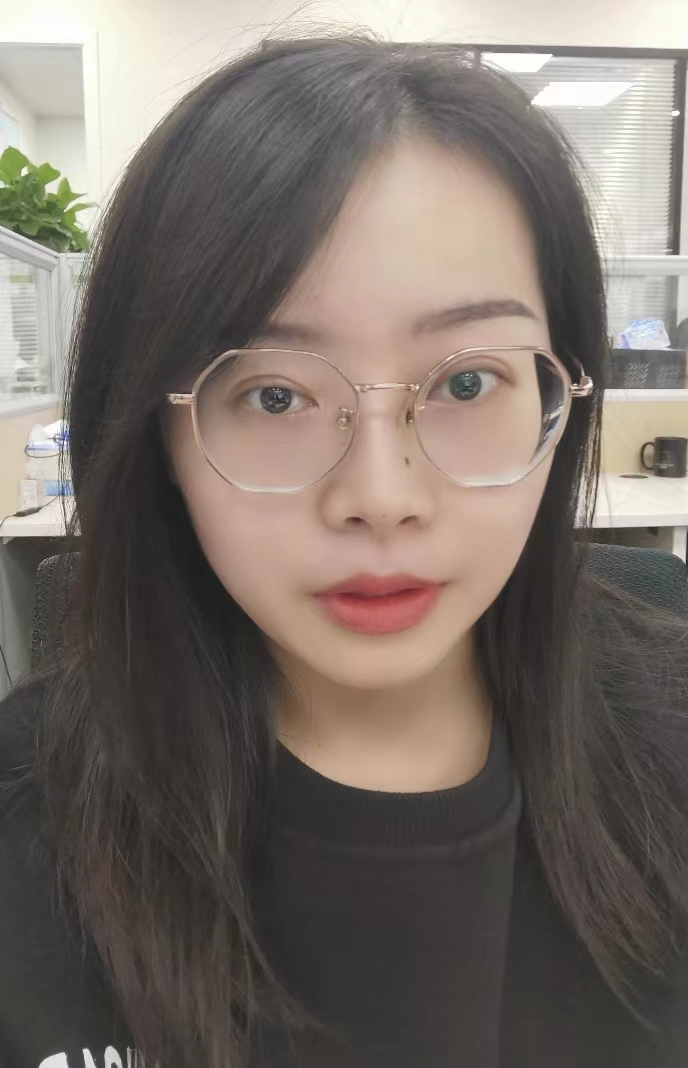
#> input picture opencv/project/calligraphy/imgs/canny1.jpeg, 688 x 1068 px
$ jupyter execute canny.ipynb   (shell and % lines are left out)
#> lines starting #> are read from the running program, lines starting #| are printed output that depends on the picture; after the words box and inside, x2 and y2 are one past the last pixel; in counts of white or black regions, pixels touching at a corner belong together
[cell 1]
# canny边缘检测算法是一种流行的边缘检测方法，由John F. Canny in发明
# 算法具体的推导超出本系列课程应用，但是他主要的步骤如下
# 1.高斯模糊降噪
# 2.使用Sobel filter计算图片像素梯度
# 3.NMS非最大值抑制计算局部最大值
# 4.Hysteresis thresholding 滞后阈值法过滤

# 其中canny的两个参数T_lower、T_upper就是这里的

[cell 2]
# 其实一般我们在使用时，要注意的就是这两个值得选择：

# A 高于阈值 maxVal 所以是真正的边界点，C 虽然低于 maxVal 但高于minVal 并且与 A 相连，所以也被认为是真正的边界点。
# 而 B 就会被抛弃，因为他不仅低于 maxVal 而且不与真正的边界点相连。

# 所以选择合适的 maxVal和 minVal 对于能否得到好的结果非常重要。

[cell 3]
import cv2
import numpy as np
import matplotlib.pyplot as plt

[cell 4]
img = cv2.imread('./imgs/canny1.jpeg')
#> img is the input picture: shape (1068, 688, 3); mean B, G, R 102.9, 110.3, 119.5
img_fixed = cv2.cvtColor(img,cv2.COLOR_BGR2RGB)

[cell 5]
plt.imshow(img_fixed)

[cell 6]
edges1 = cv2.Canny(img.copy(),100,200)
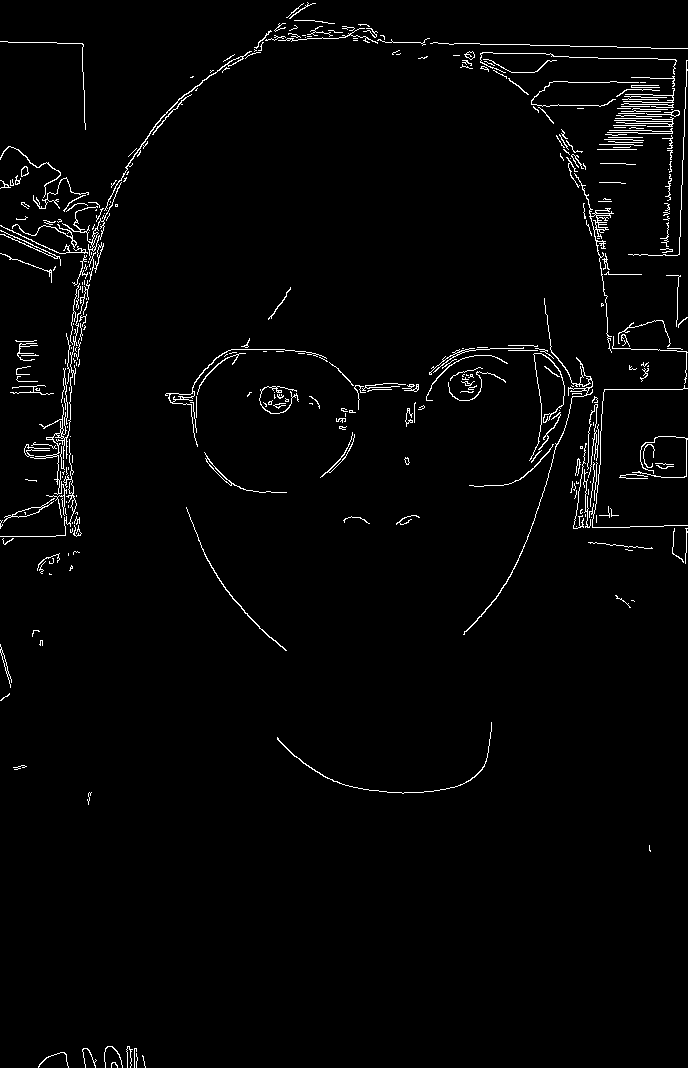
#> edges1: shape (1068, 688); 2.1% white in thin lines or dots
edges2 = cv2.Canny(img.copy(),50,200)
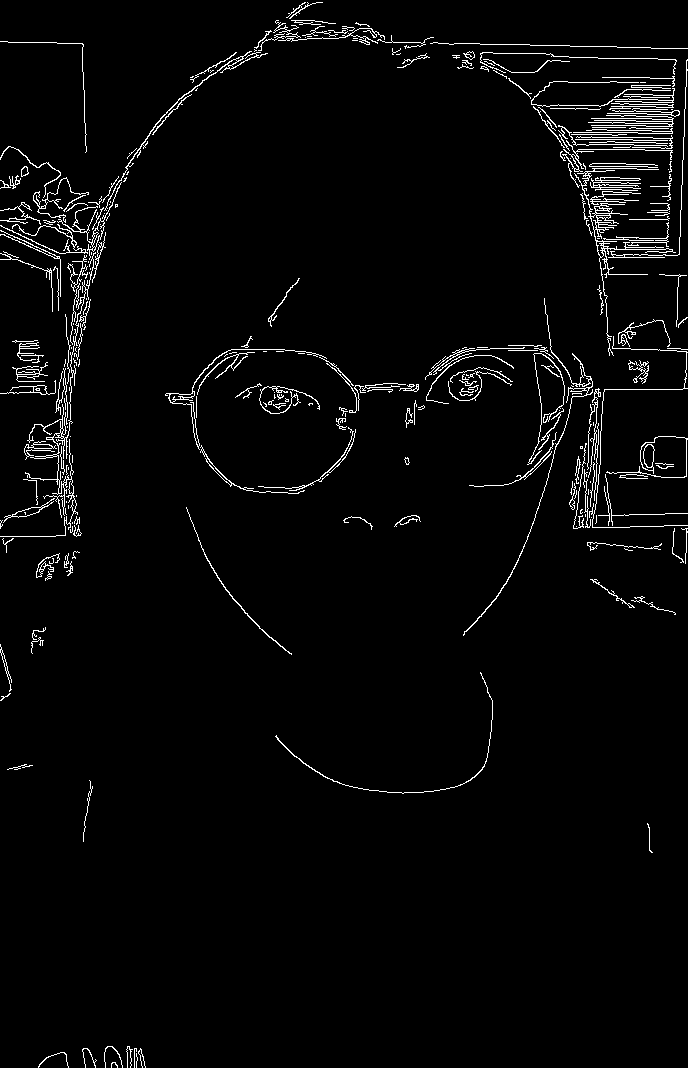
#> edges2: shape (1068, 688); 2.9% white in thin lines or dots
edges3 = cv2.Canny(img.copy(),50,100)
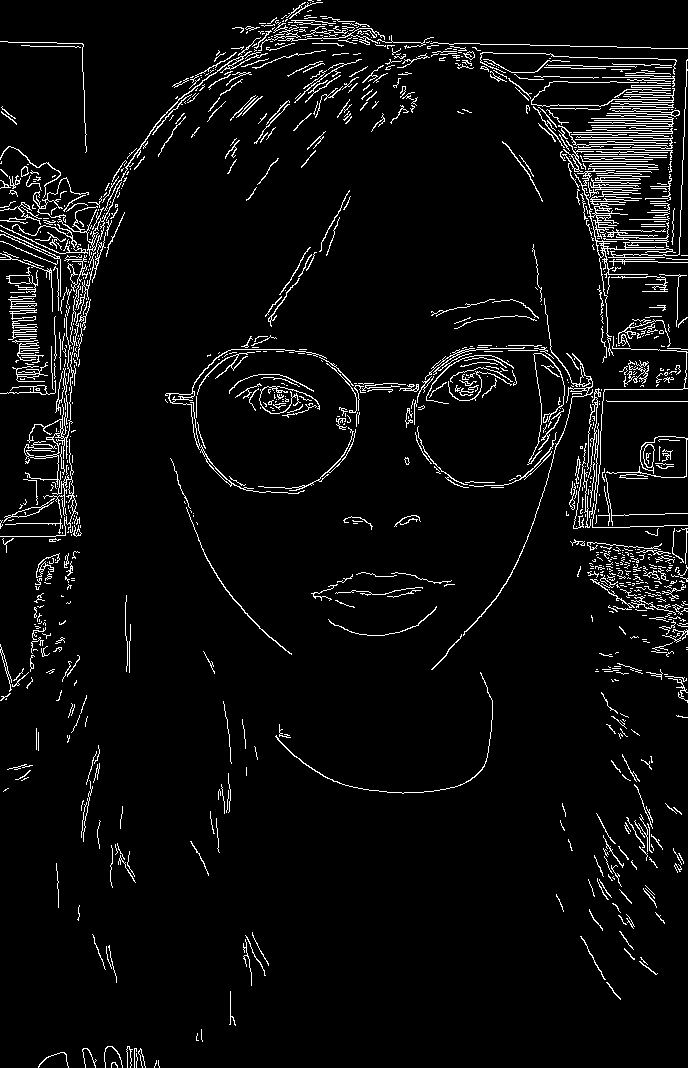
#> edges3: shape (1068, 688); 5% white in thin lines or dots

[cell 7]
fig , (ax1,ax2,ax3,ax4) = plt.subplots(1,4,figsize=(20,8),sharex=True,sharey=True)

ax1.axis('off')
ax1.imshow(img)

ax2.axis('off')
ax2.imshow(edges1,cmap='gray')

ax3.axis('off')
ax3.imshow(edges2,cmap='gray')

ax4.axis('off')
ax4.imshow(edges3,cmap='gray')
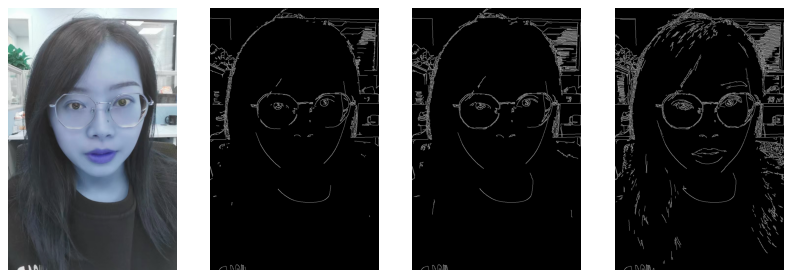
#> figure drawn by matplotlib, 4 panels; B, G, R data is drawn as R, G, B

$ run again, with opencv/project/calligraphy/imgs/canny2.jpeg copied over opencv/project/calligraphy/imgs/canny1.jpeg
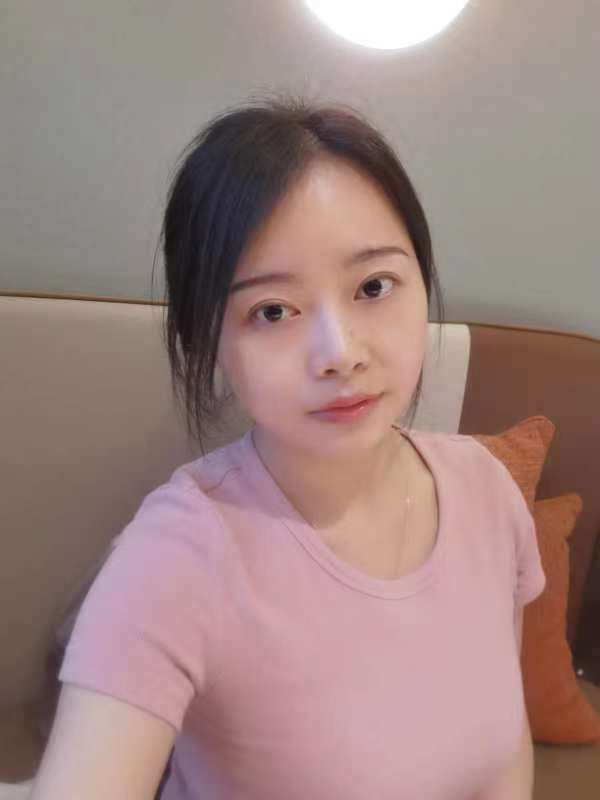
#> input picture opencv/project/calligraphy/imgs/canny2.jpeg, 600 x 800 px
#> img is the input picture: shape (800, 600, 3); mean B, G, R 128.6, 132.1, 158
#> `edges1 = cv2.Canny(img.copy(),100,200)`:
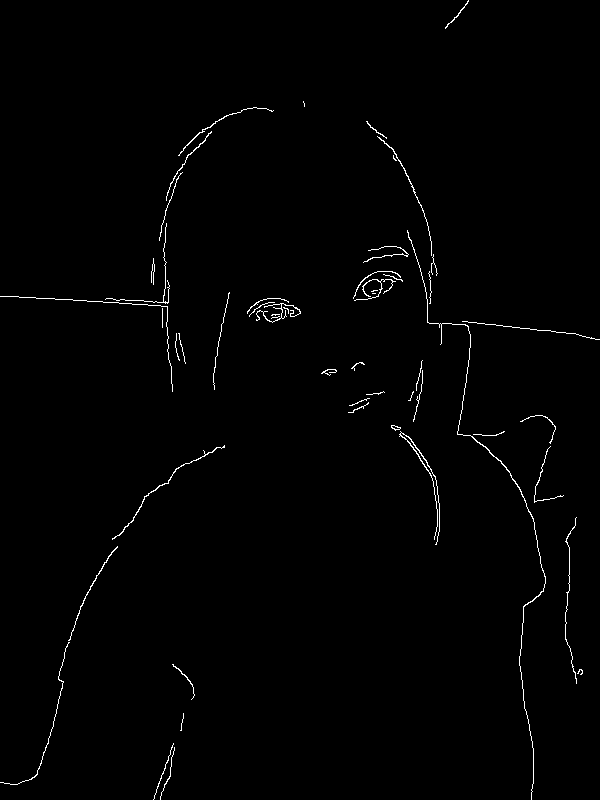
#> edges1: shape (800, 600); 0.93% white in thin lines or dots
#> edges2: shape (800, 600); 1.2% white in thin lines or dots
#> edges3: shape (800, 600); 2% white in thin lines or dots
#> `[cell 7] fig , (ax1,ax2,ax3,ax4) = plt.subplots(1,4,figsize=(20,8),sha..`:
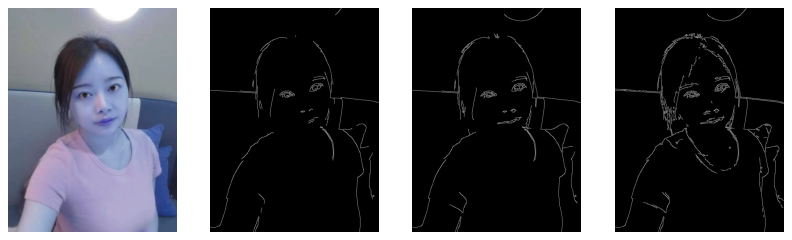
#> figure drawn by matplotlib, 4 panels; B, G, R data is drawn as R, G, B

$ run again, with opencv/project/calligraphy/imgs/canny3.jpeg copied over opencv/project/calligraphy/imgs/canny1.jpeg
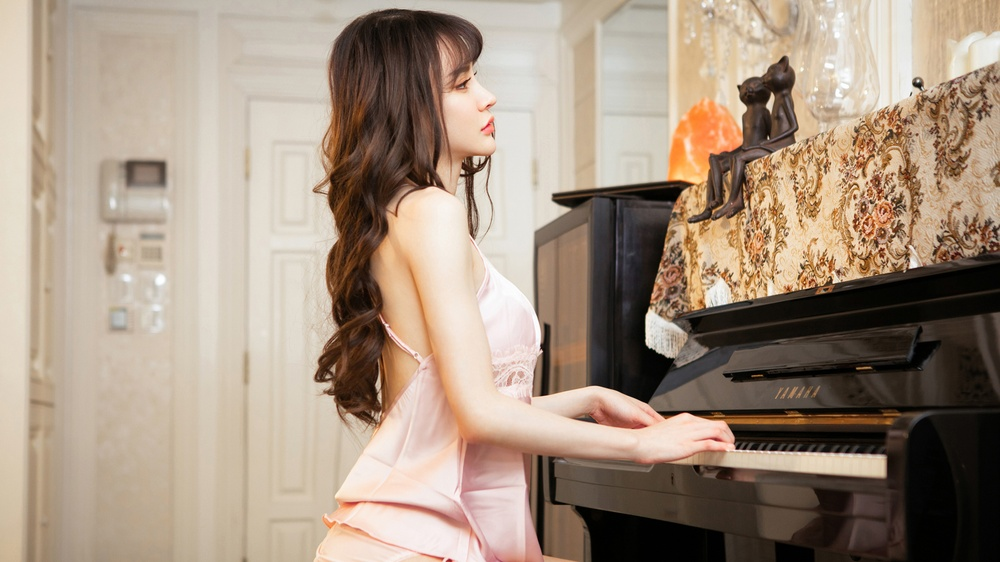
#> input picture opencv/project/calligraphy/imgs/canny3.jpeg, 1000 x 562 px, shrunk from 1920 x 1080 before the run
#> img is the input picture: shape (562, 1000, 3); mean B, G, R 128.7, 145.8, 164
#> `edges1 = cv2.Canny(img.copy(),100,200)`:
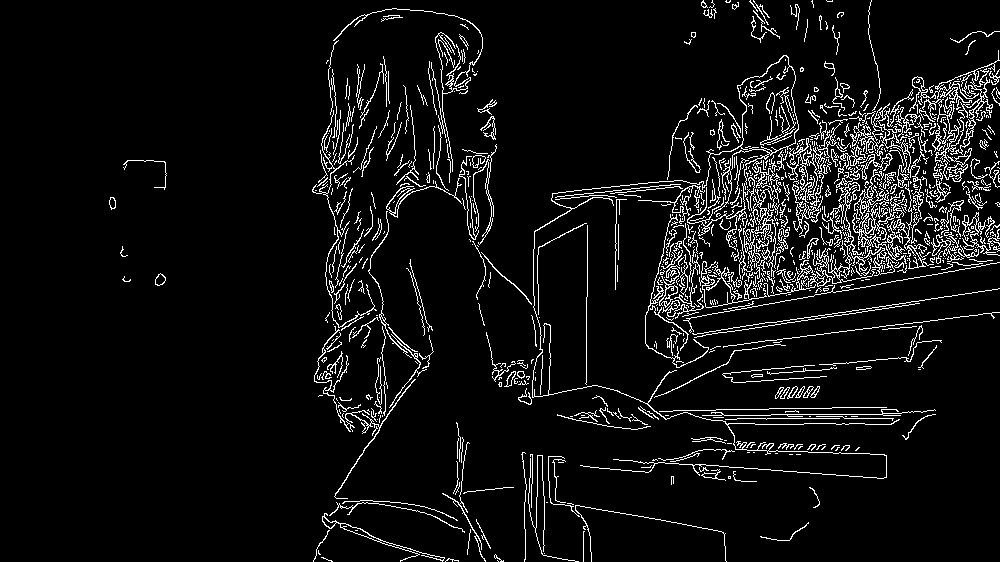
#> edges1: shape (562, 1000); 6.4% white in thin lines or dots, all inside (x1, y1, x2, y2) = (109, 0, 1000, 562)
#> edges3: shape (562, 1000); 10.1% white in thin lines or dots
#> `[cell 7] fig , (ax1,ax2,ax3,ax4) = plt.subplots(1,4,figsize=(20,8),sha..`:
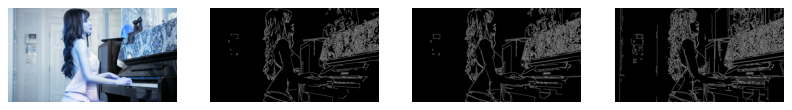
#> figure drawn by matplotlib, 4 panels; B, G, R data is drawn as R, G, B

$ run again, with opencv/project/calligraphy/imgs/canny4.jpeg copied over opencv/project/calligraphy/imgs/canny1.jpeg
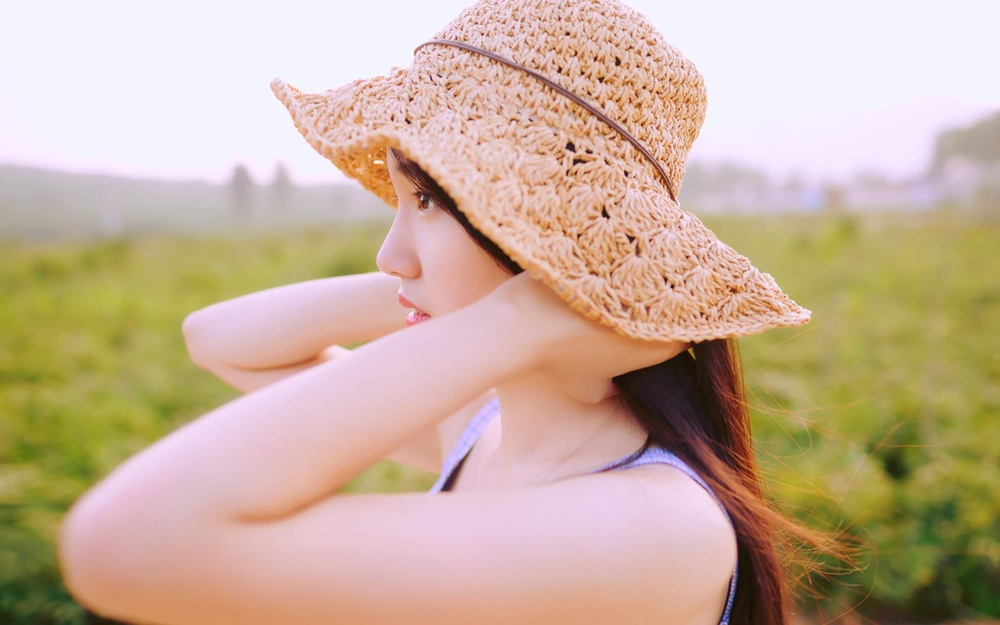
#> input picture opencv/project/calligraphy/imgs/canny4.jpeg, 1000 x 625 px, shrunk from 1920 x 1200 before the run
#> img is the input picture: shape (625, 1000, 3); mean B, G, R 154.4, 176.1, 200.1
#> `edges1 = cv2.Canny(img.copy(),100,200)`:
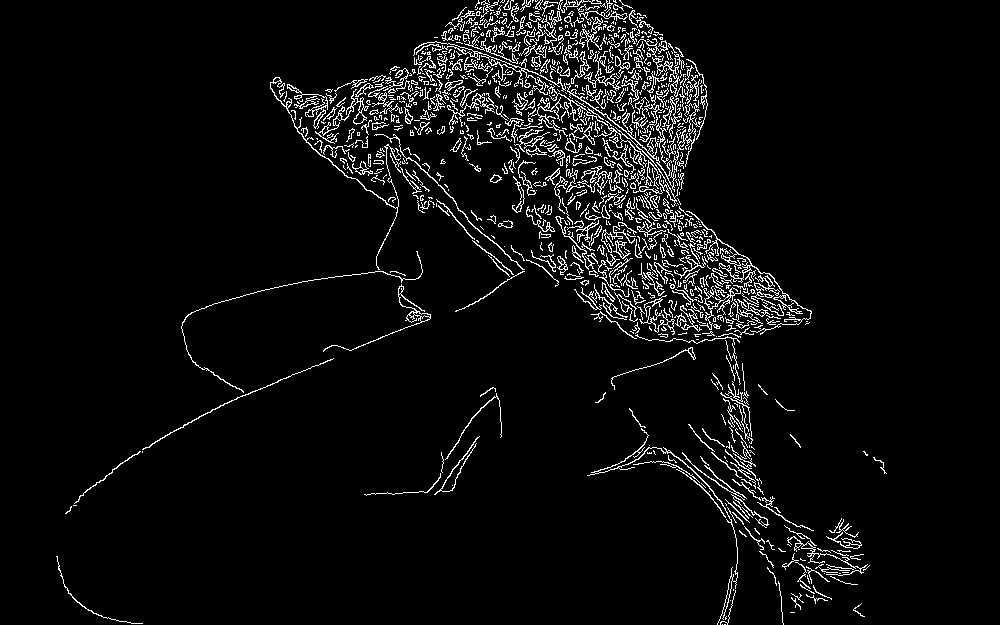
#> edges1: shape (625, 1000); 4.9% white in thin lines or dots, all inside (x1, y1, x2, y2) = (56, 0, 887, 625)
#> edges2: shape (625, 1000); 5.5% white in thin lines or dots, all inside (x1, y1, x2, y2) = (55, 0, 887, 625)
#> edges3: shape (625, 1000); 6.7% white in thin lines or dots
#> `[cell 7] fig , (ax1,ax2,ax3,ax4) = plt.subplots(1,4,figsize=(20,8),sha..`:
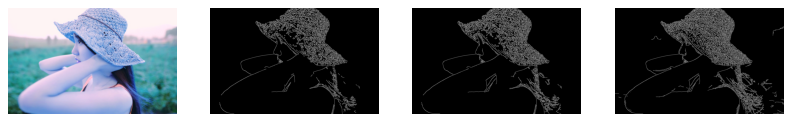
#> figure drawn by matplotlib, 4 panels; B, G, R data is drawn as R, G, B
